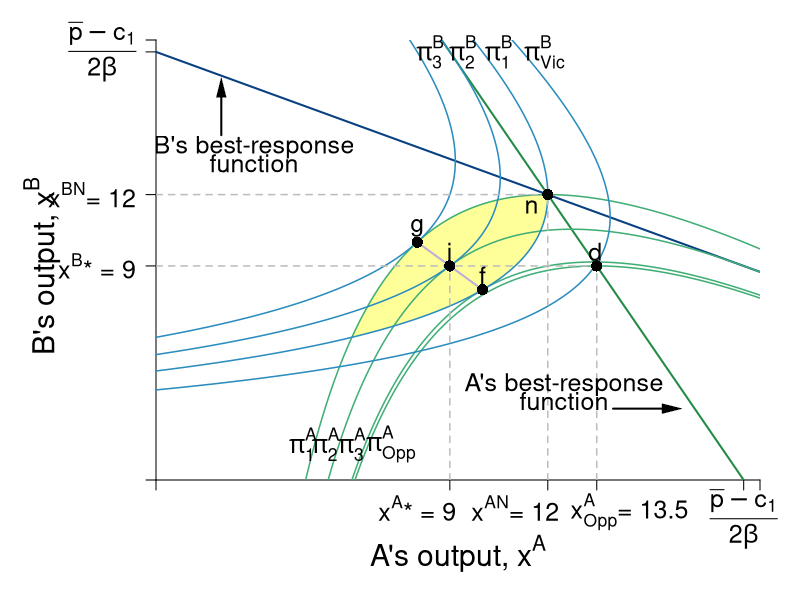

R code for this plot:
#Graph Designer: Simon Halliday & Madeleine Wettach '20
#Authors: Bowles, Foley and Halliday
#Title: Microeconomics: Competition, Conflict and Coordination

require(shape)
pdf(file = "competitionmarkets/cournot_brfs_profits.pdf", width = 9, height = 7)

#Set parameters for graphics
pointsize <- 1.8
axislabelsize <- 1.8
labelsize <- 1.5
namesize <- 1.8
annotatesize <- 1.5
graphlinewidth <- 2
segmentlinewidth <- 1.5

COL <- c("#7fc97f", "#beaed4", "#fdc086", "#ffff99", "#386cb0", "#f0027f", "#bf5b17", "#666666")
COLA <- c("#99d8c9","#66c2a4","#41ae76", "#238b45", "#005824")
COLB <- c("#4eb3d3", "#2b8cbe", "#0868ac","#084081")

par(mar =  c(6, 7.8, 2, 2))

piA <- function(xa, xb, s = 0.5, pmax = 20, c1 = 2) {
  (pmax - s*xb)*xa - s*(xa)^2 - c1*xa
}

piB <- function(xa, xb, s = 0.5, pmax = 20, c1 = 2) {
  (pmax - s*xa)*xb - s*(xb)^2 - c1*xb
}

brfB <- function(xa, s = 0.5, pmax = 20, c1 = 2) {
  (pmax - c1)/(2*s) - (1/2)*xa
}

brfA <- function(xa, s = 0.5, pmax = 20, c1 = 2) {
  (pmax - c1)/s - 2*xa
}

isoA <- function(xa, s = 0.5, pmax = 20, c1 = 2, piA = 72){
  -(c1*xa - pmax*xa + s*xa^2 + piA)/(s*xa)
}

isoB1 <- function(xa, s = 0.5, pmax = 20, c1 = 2, piB = 72){
   (-sqrt((c1 - pmax + s*xa)^2 - 4*piB*s) - c1 + pmax -s*xa)/(2*s)
}

isoB2 <- function(xa, s = 0.5, pmax = 20, c1 = 2, piB = 72){
  (sqrt((c1 - pmax + s*xa)^2 - 4*piB*s) - c1 + pmax -s*xa)/(2*s)
}


#Input into Wolfram Alpha: solve for x y = 1/b - (0.5*x)/(a*b) - u/(a*b*x)

#solve for y 72 = (p - s*y)*x - s*(x)^2 - c1*x 
#solve for y 72 = (p - s*x)*y - s*(y)^2 - c1*y

xlims <- c(0, 18.5)
ylims <- c(0, 18.5)

npts <- 501 
x <- seq(xlims[1], xlims[2], length.out = npts)
y <- seq(ylims[1], ylims[2], length.out = npts) 
a <- c(72, 81, 90, 91.125)
b <- c(61, 72, 81, 90)

plot(0, 0, xlim = xlims, ylim = ylims, type = "n",
     xlab = expression(paste("")),
     ylab = expression(paste("")), 
     xaxt = "n", 
     yaxt = "n", 
     cex.lab = axislabelsize, 
     bty = "n",
     xaxs="i", 
     yaxs="i")

# ticksy <- seq(from = 0, to = ylims[2], by = 2)
# ylabels <- seq(from = 0, to = ylims[2], by = 2)
# ticksx <- seq(from = 0, to = xlims[2], by = 2)
# xlabels <- seq(from = 0, to = xlims[2], by = 2)
ticksy <- c(0, 9, 12, 18, ylims[2])
ylabels <- c(NA, expression(paste(x^{B},"* = 9")), expression(paste(x^{BN}, "= 12")), expression(paste( frac(bar(p) - c[1],2*beta) )),  NA)
ticksx <- c(0, 9, 12, 13.5, 18, xlims[2])
xlabels <- c(NA, expression(paste(x^{A},"* = 9")), expression(paste(x^{AN}, "= 12")), expression(paste(x[Opp]^{A}, "= 13.5")), expression(paste(frac(bar(p) - c[1],2*beta))), NA)

axis(1, at = ticksx, pos = 0, labels = FALSE, cex.axis = labelsize)
text(x = c(0, 8, 11, 14.5, 18, 36, xlims[2]), par("usr")[3] - 0.4, labels = xlabels, srt = 0, pos = 1, xpd = TRUE, cex = labelsize)
axis(2, at = ticksy, pos = 0, labels = ylabels, las = 1, cex.axis = labelsize)

npts <- 500 
xx1 <- seq(xlims[1], xlims[2], length.out = npts)

#Pareto-improving lens
xpoly1 <- seq(from = 5.95, to = 12, length.out = 500)
ypoly1 <- isoA(xpoly1)
ypoly2 <- isoB1(xpoly1)
polygon(x = c(xpoly1, rev(xpoly1)), y = c(ypoly1, rev(ypoly2)), col=COL[4], density=NULL, border = NA)


lines(xx1, brfA(xx1, s = 0.5, pmax = 20, c1 = 2), col = COLA[4], lwd = graphlinewidth)
lines(xx1, brfB(xx1, s = 0.5, pmax = 20, c1 = 2), col = COLB[4], lwd = graphlinewidth)

contour(y, x, 
        outer(x, y, piA),
        #labels = c("v1", "v2", "v3"),
        drawlabels = FALSE,
        col = COLA[3],
        #xlab = expression(paste("A's Apples, ", x)),
        #ylab = expression(paste("A's Oranges, ", y)),
        #cex.lab = axislabelsize,
        lwd = segmentlinewidth,
        levels = a, 
        xaxs="i", 
        yaxs="i", 
        add = TRUE) 

mtext(expression(paste("A's output, ", x^A)), side=1, line =3.8, cex = axislabelsize)
text(-3.5, 9, expression(paste("B's output, ", x^B)), xpd = TRUE, cex = axislabelsize, srt = 90) 

#Add arrows:
#arrows(-0.8, 10, -0.8, 14, xpd = TRUE, length=0.1,angle=40,lwd=3)
#arrows(6.2, -1.7, 9, -1.7, xpd = TRUE, length=0.1,angle=40,lwd=3)


contour(x, y, 
        outer(x, y, piB),
        #labels = c("v1", "v2", "v3"),
        drawlabels = FALSE,
        col = COLB[2],
        #xlab = expression(paste("")),
        #ylab = expression(paste("")),
        lwd = segmentlinewidth,
        levels = b, 
        add = TRUE
        #xaxs="i", 
        #yaxs="i"
) 


#segments(4.11765, 6.17647, 5.88, 8.88, lty = 1, col = COL[2] , lwd = graphlinewidth)
# text(7.3, 3, expression("Pareto Efficient"))
# text(7.3, 2.4, expression("Curve"))
# Arrows(7.3, 3.5, 7.3, 6.1, col = "black", lty = 1, lwd = 2, arr.type = "triangle", arr.lwd = 0.5)

#Label the iso-welfare functions for the HG, Aisha
text(4.5, 1.5, expression(pi[1]^A), cex = labelsize, xpd = TRUE)
text(5.2, 1.5, expression(pi[2]^A), cex = labelsize, xpd = TRUE)
text(6, 1.5, expression(pi[3]^A), cex = labelsize, xpd = TRUE)
text(7.2, 1.5, expression(pi[Opp]^A), cex = labelsize, xpd = TRUE)
#text(6.6, 8.3, expression(u[4]^A))

#Label the indifference curves for the HG, Betty
text(11.9, 18, expression(pi[Vic]^B),cex = labelsize, xpd = TRUE)
text(10.5, 18, expression(pi[1]^B), cex = labelsize, xpd = TRUE)
text(9.4, 18, expression(pi[2]^B), cex = labelsize, xpd = TRUE)
text(8.4, 18, expression(pi[3]^B), cex = labelsize, xpd = TRUE)
#text(3.4, 6.9, expression(v[4]^B))

#Label Nash Equilibrium 
segments(0, 12, 12, 12, lty = 2, col = "gray" , lwd = segmentlinewidth)
segments(12, 0, 12, 12, lty = 2, col = "gray" , lwd = segmentlinewidth)
points(12, 12, pch = 16, col = "black", cex = 1.5)
#text(14, 12.4, expression(paste("Nash Equilibrium")))
text(11.5, 11.5, expression(paste("n")), cex = labelsize)

#Checking points
#points(5.95, 5.95, pch = 16, col = "black", cex = 1.5)
segments(8, 10, 10, 8, lty = 1, col = COL[2] , lwd = graphlinewidth)


text(9, 9.6, expression(paste("i")), cex = labelsize)
segments(0, 9, 13.5, 9, lty = 2, col = "gray" , lwd = segmentlinewidth)
segments(9, 0, 9, 9, lty = 2, col = "gray" , lwd = segmentlinewidth)
segments(13.5, 0, 13.5, 9, lty = 2, col = "gray" , lwd = segmentlinewidth)
points(9, 9, pch = 16, col = "black", cex = 1.5)
points(13.5, 9, pch = 16, col = "black", cex = 1.5)
text(13.45, 9.6, expression(paste("d")), cex = labelsize)


points(10, 8, pch = 16, col = "black", cex = 1.5)
text(10, 8.6, expression(paste("f")),cex = labelsize)
points(8, 10, pch = 16, col = "black", cex = 1.5)
text(8, 10.6, expression(paste("g")), cex = labelsize)


# #Annotate Pareto Efficient Curve and relevant points

# points(6, 8, pch = 16, col = "black", cex = 1.5)
# text(6, 8.5, expression(paste("g")))
# 
# points(8, 6, pch = 16, col = "black", cex = 1.5)
# text(7, 7.5, expression(paste("i")))
# 
# points(7, 7, pch = 16, col = "black", cex = 1.5)
# text(8, 6.5, expression(paste("f")))

#points(5.84, 8.77, pch = 16, col = "black", cex = 1.5)

#A's brf
text(3, 14, expression(paste("B's best-response")), cex = labelsize)
text(3, 13.3, expression(paste("function")),cex = labelsize)
Arrows(2, 14.5, 2, 16.5, col = "black", lty = 1, lwd = 2, arr.type = "triangle", arr.lwd = 0.5)

#B's brf
text(12.5, 4, expression(paste("A's best-response")), cex = labelsize, xpd = TRUE)
text(12.5, 3.3, expression(paste("function")), cex = labelsize, xpd = TRUE)
Arrows(14, 3, 15.8, 3, col = "black", lty = 1, lwd = 2, arr.type = "triangle", arr.lwd = 0.5)


dev.off()
